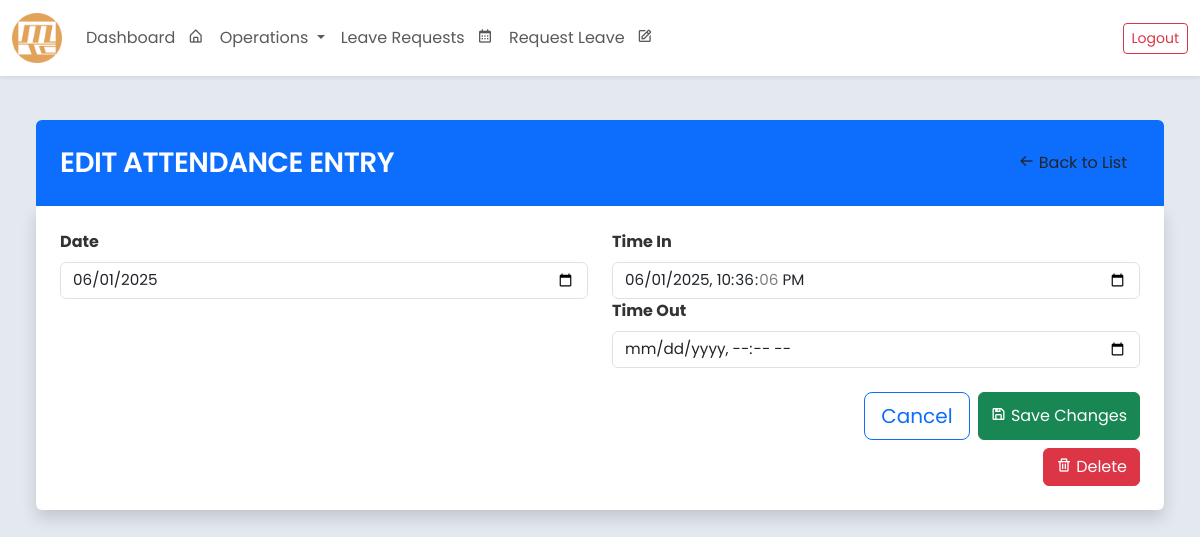
The page /attendance/edit/8/ (signed in) on the database as committed earlier.
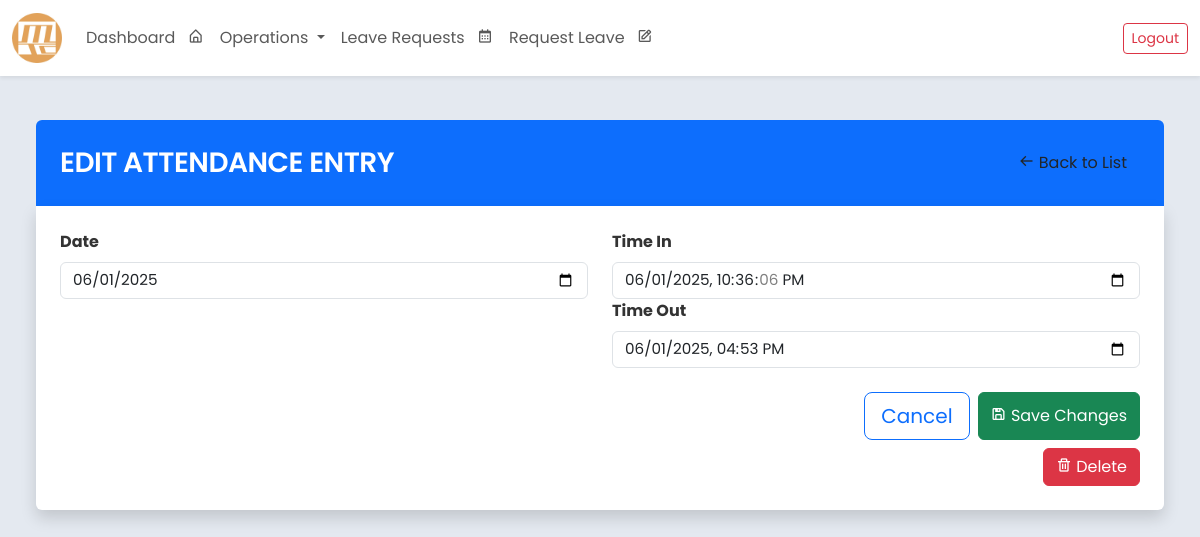
The same page on the database as committed later.
### core/models.py (models this page shows, shortened)
class Attendance(models.Model):
    STATUS_CHOICES = [
        ('On-Time', 'On-Time'),
        ('Late', 'Late'),
        ('Absent', 'Absent'),
        ('Rest Day', 'Rest Day'),
    ]
    employee = models.ForeignKey('Employee', on_delete=models.CASCADE)
    date = models.DateField()
    time_in = models.DateTimeField(null=True, blank=True)
    time_out = models.DateTimeField(null=True, blank=True)
    arrival_status = models.CharField(
        max_length=20,
        choices=STATUS_CHOICES,
        default='Absent',
        help_text="Status based on time-in"
    )
    departure_status = models.CharField(
        max_length=20,
        choices=[
            ('On-Time', 'On-Time'),
            ('Undertime', 'Undertime'),
            ('Absent', 'Absent'),
            ('Rest Day', 'Rest Day')
        ],
        default='Absent',
        help_text="Status based on time-out"
    )
    shift = models.ForeignKey(
        'Shift',
        on_delete=models.SET_NULL,
        null=True,
        blank=True,
        help_text="Associated shift for this attendance record"
    )
    late_minutes = models.PositiveIntegerField(default=0)
    undertime_minutes = models.PositiveIntegerField(default=0)

### core/views.py (the view, shortened to what this page needs)
# urls.py: path('attendance/edit/<int:pk>/', views.EmployeeAttendanceEditView.as_view(), name='employee_attendance_edit'),
class EmployeeAttendanceEditView(UpdateView):
    model = Attendance
    form_class = AttendanceFormEdit
    template_name = 'attendance_edit_form.html'
    success_url = reverse_lazy('view_attendance_list')
    def get_object(self, queryset=None):
        print("Get Success")
        return get_object_or_404(Attendance, pk=self.kwargs['pk'])

### core/templates/attendance_edit_form.html (shortened to what this page needs)
{% extends "base.html" %}
{% block content %}
<div class="container-fluid" style="max-width: 1200px;">
    <div class="bg-primary p-4 rounded-top">
        <div class="d-flex align-items-center">
            <h3 class="text-white mb-0 flex-grow-1 text-uppercase">Edit Attendance Entry</h3>
            <a class="btn btn-white text-orange" href="{% url 'view_attendance_list' %}">
                <i class='bx bx-arrow-back'></i> Back to List
            </a>
        </div>
    </div>
    <div class="bg-white p-4 rounded-bottom shadow">
        <form method="post" action="{% url 'employee_attendance_edit' attendance.id %}" class="row g-4 mb-0">
            <div class="col-md-6">
                <div class="d-flex flex-column gap-3">
                    <div class="form-group">
                        <label for="id_date" class="form-label fw-bold">Date</label>
                        {{ form.date }}
                    </div>
                </div>
            </div>
            <div class="col-md-6">
                <div class="form-group">
                    <label for="id_time_in" class="form-label fw-bold">Time In</label>
                    {{ form.time_in }}
                </div>
                <div class="form-group">
                    <label for="id_time_out" class="form-label fw-bold">Time Out</label>
                    {{ form.time_out }}
                </div>
            </div>
            <div class="col-12 d-flex justify-content-end gap-2">
                    <a class="btn btn-lg btn-outline-primary" href="{% url 'view_attendance_list' %}" >
                        Cancel
                    </a>
                <button type="submit" class="btn btn-success">
                    <i class="bx bx-save"></i> Save Changes
                </button>
            </div>
        </form>
        <div class="d-flex justify-content-end mt-2">
            <form method="post" action="{% url 'employee_delete_attendance' attendance.id %}" onsubmit="return confirm('Are you sure you want to delete this attendance record?');">
                <button type="submit" class="btn btn-danger">
                    <i class="bx bx-trash"></i> Delete
                </button>
            </form>
        </div>
    </div>
</div>
{% endblock %}

Rows that differ between the two databases and show on the page:
changed Attendance: time_out (not shown) → "06/01/2025 16:53"
